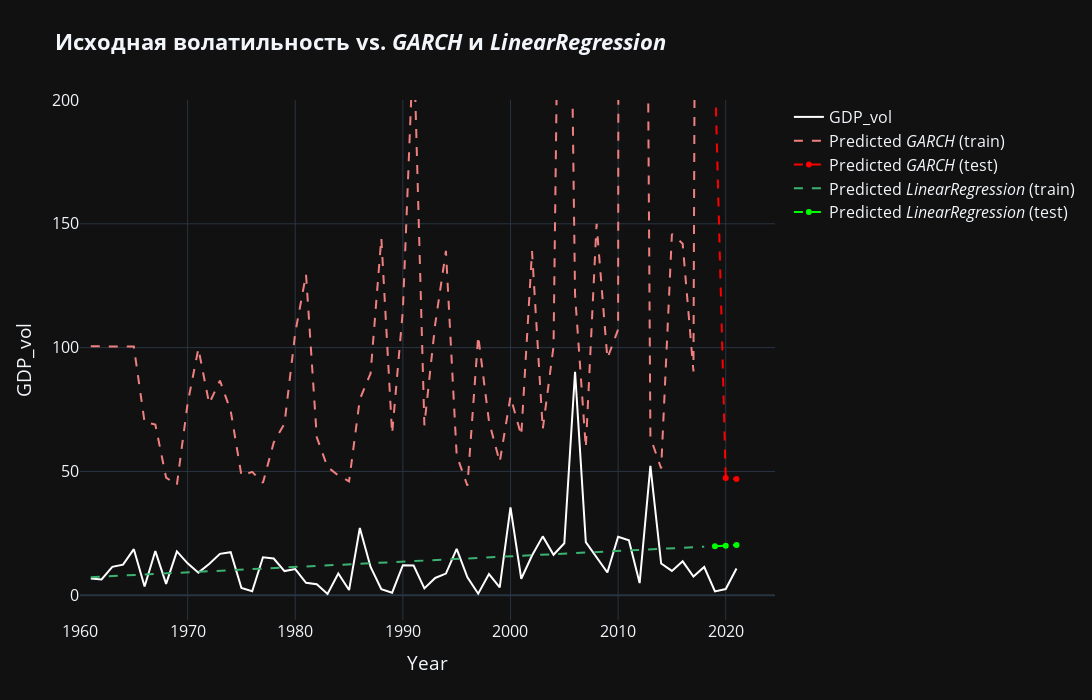

The notebook cell saved with this chart:
### Markdown cell above
Строим графики сравнения результатов моделей

### Code cell
fig = go.Figure()
fig.add_trace(
    go.Scatter(
        x=data.index,
        y=data['GDP_vol'],
        name='GDP_vol',
        line=dict(color='white')
    )
).add_trace(
    go.Scatter(
        x=predictions_df.index[:-3],
        y=predictions_df['GARCH'][:-3],
        name='Predicted <i>GARCH</i> (train)',
        line=dict(color='#F08080', dash='dash')
    )
).add_trace(
    go.Scatter(
        x=predictions_df.index[-3:],
        y=predictions_df['GARCH'][-3:],
        name='Predicted <i>GARCH</i> (test)',
        line=dict(color='#FF0000', dash='dash')
    )
).add_trace(
    go.Scatter(
        x=predictions_df.index[:-3],
        y=predictions_df['LR'][:-3],
        name='Predicted <i>LinearRegression</i> (train)',
        line=dict(color='#3CB371', dash='dash')
    )
).add_trace(
    go.Scatter(
        x=predictions_df.index[-3:],
        y=predictions_df['LR'][-3:],
        name='Predicted <i>LinearRegression</i> (test)',
        line=dict(color='#00FF00', dash='dash')
    )
).update_layout(
    width=1500,
    height=700,
    title='<b>Исходная волатильность vs. <i>GARCH</i> и <i>LinearRegression</i></b>',
    yaxis_title='GDP_vol',
    xaxis_title='Year',
    font=dict(size=16),
    yaxis_range=[-10, 200]
).show()
